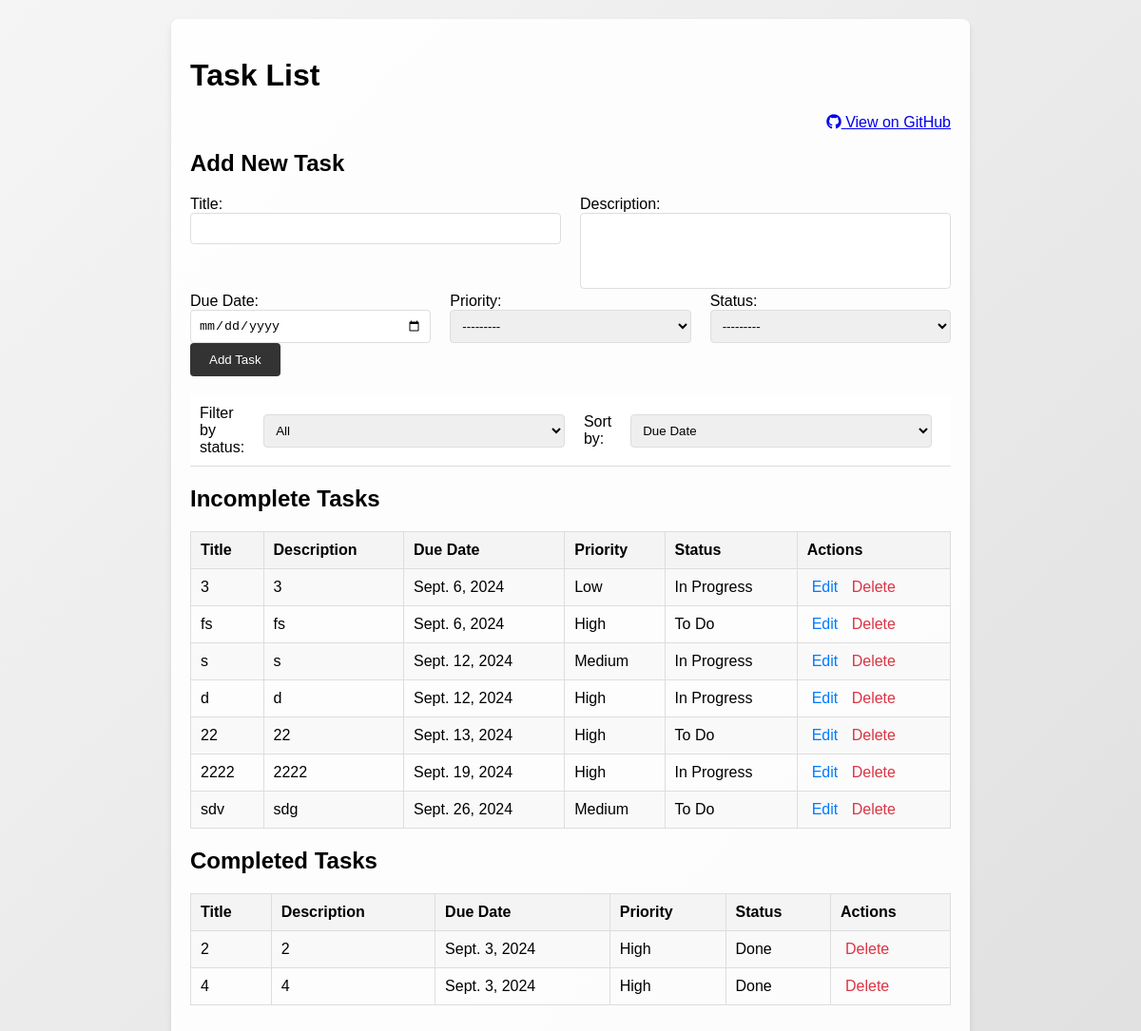
/tasks/, run on the app's committed database.
### tasks/models.py (models this page shows, shortened)
class Task(models.Model):
    STATUS_CHOICES = [
        ('To Do', 'To Do'),
        ('In Progress', 'In Progress'),
        ('Done', 'Done'),
    ]
    PRIORITY_CHOICES = [
        (1, 'High'),
        (2, 'Medium'),
        (3, 'Low'),
    ]
    title = models.CharField(max_length=255)
    description = models.TextField()
    due_date = models.DateField()
    priority = models.IntegerField(choices=PRIORITY_CHOICES)
    status = models.CharField(max_length=20, choices=STATUS_CHOICES)

### tasks/views.py (the view)
# urls.py: path('', views.task_list, name='task_list'),
def task_list(request):
    status_filter = request.GET.get('status')
    sort_by = request.GET.get('sort_by')
    tasks = Task.objects.all()
    if status_filter:
        tasks = tasks.filter(status=status_filter)
    if sort_by == 'priority':
        tasks = tasks.order_by('priority')
    elif sort_by == 'due_date':
        tasks = tasks.order_by('due_date')
    completed_tasks = Task.objects.filter(status='Done', due_date__lt=timezone.now())
    incomplete_tasks = tasks.exclude(id__in=completed_tasks.values_list('id', flat=True))
    if request.method == 'POST':
        form = TaskForm(request.POST)
        if form.is_valid():
            form.save()
            return redirect('task_list')  # Reload the page to see new task
    else:
        form = TaskForm()
    context = {
        'tasks': incomplete_tasks,
        'completed_tasks': completed_tasks,
        'form': form
    }
    return render(request, 'tasks/task_list.html', context)

### tasks/forms.py
class TaskForm(forms.ModelForm):
    class Meta:
        model = Task
        fields = ['title', 'description', 'due_date', 'priority', 'status']
        widgets = {
            'due_date': forms.DateInput(attrs={'type': 'date'}),
        }

### tasks/templates/tasks/task_list.html (shortened to what this page needs)
<!DOCTYPE html>
<html lang="en">
<head>
    {% load static %}
    <link rel="stylesheet" type="text/css" href="{% static 'tasks/styles.css' %}">
    <link rel="stylesheet" href="https://cdnjs.cloudflare.com/ajax/libs/font-awesome/6.0.0-beta3/css/all.min.css">
</head>
<body>
    <div class="background">
        <div class="glass-card">
            <h1>Task List</h1>
            <div class="github-button-container" style="text-align: right;">
                <a href="https://github.com/zeddkhan03/django-tasklist" target="_blank" class="github-button">
                    <i class="fab fa-github"></i> View on GitHub
                </a>
            </div>
            <div class="form-container">
                <h2>Add New Task</h2>
                <form method="POST">
                    <div class="form-group">
                        <div class="input-group">
                            <label for="id_title">Title:</label>
                            {{ form.title }}
                        </div>
                        <div class="input-group">
                            <label for="id_description">Description:</label>
                            {{ form.description }}
                        </div>
                    </div>
                    <div class="form-group">
                        <div class="input-group">
                            <label for="id_due_date">Due Date:</label>
                            {{ form.due_date }}
                        </div>
                        <div class="input-group">
                            <label for="id_priority">Priority:</label>
                            {{ form.priority }}
                        </div>
                        <div class="input-group">
                            <label for="id_status">Status:</label>
                            {{ form.status }}
                        </div>
                    </div>
                    <button type="submit" class="submit-button">Add Task</button>
                </form>
            </div>
            <div class="filter-sort-container">
                <form method="get" action="{% url 'task_list' %}">
                    <div class="filters">
                        <label for="status">Filter by status:</label>
                        <select name="status" id="status" onchange="this.form.submit()">
                            <option value="">All</option>
                        </select>
                        <label>Sort by:</label>
                        <select name="sort_by" onchange="this.form.submit()">
                            <option value="due_date" {% if request.GET.sort_by == 'due_date' %}selected{% endif %}>Due Date</option>
                        </select>
                    </div>
                </form>
            </div>
            <h2>Incomplete Tasks</h2>
            <table>
                <thead>
                    <tr>
                        <th>Title</th>
                        <th>Description</th>
                        <th>Due Date</th>
                        <th>Priority</th>
                        <th>Status</th>
                        <th>Actions</th>
                    </tr>
                </thead>
                <tbody>
                    {% for task in tasks %}
                    <tr>
                        <td>{{ task.title }}</td>
                        <td>{{ task.description }}</td>
                        <td>{{ task.due_date }}</td>
                        <td>{{ task.get_priority_display }}</td>
                        <td>{{ task.get_status_display }}</td>
                        <td>
                            <a href="{% url 'edit_task' task.id %}" class="edit-button">Edit</a>
                            <a href="{% url 'delete_task' task.id %}" class="delete-button"
                                onclick="return confirm('Are you sure?');">Delete</a>
                        </td>
                    </tr>
                    {% empty %}
                    <tr>
                        <td colspan="6">No tasks found.</td>
                    </tr>
                    {% endfor %}
                </tbody>
            </table>
            <h2>Completed Tasks</h2>
            <table>
                <thead>
                    <tr>
                        <th>Title</th>
                        <th>Description</th>
                        <th>Due Date</th>
                        <th>Priority</th>
                        <th>Status</th>
                        <th>Actions</th>
                    </tr>
                </thead>
                <tbody>
                    {% for task in completed_tasks %}
                    <tr>
                        <td>{{ task.title }}</td>
                        <td>{{ task.description }}</td>
                        <td>{{ task.due_date }}</td>
                        <td>{{ task.get_priority_display }}</td>
                        <td>{{ task.get_status_display }}</td>
                        <td>
                            <a href="{% url 'delete_task' task.id %}" class="delete-button"
                                onclick="return confirm('Are you sure?');">Delete</a>
                        </td>
                    </tr>
                    {% empty %}
                    <tr>
                        <td colspan="6">No completed tasks found.</td>
                    </tr>
                    {% endfor %}
                </tbody>
            </table>
        </div>
    </div>
</body>
</html>

### tasks/static/tasks/styles.css (style rules this page uses)
body { font-family: Arial, sans-serif; background: linear-gradient(135deg, #f5f5f5, #e0e0e0); margin: 0; padding: 0; }
.background { display: flex; justify-content: center; align-items: center; min-height: 100vh; padding: 20px; }
.glass-card { background: rgba(255, 255, 255, 0.9); padding: 20px; border-radius: 8px; box-shadow: 0 4px 6px rgba(0, 0, 0, 0.1); width: 100%; max-width: 800px; position: relative; }
.filter-sort-container { position: -webkit-sticky; position: sticky; top: 0; background: white; padding: 10px; border-bottom: 1px solid #ddd; z-index: 1; }
.filters { display: flex; align-items: center; gap: 10px; }
.filters label, .filters select { margin-right: 10px; }
.form-container { margin-bottom: 20px; }
.form-group { display: flex; flex-wrap: wrap; gap: 10px; }
.input-group { flex: 1; margin-right: 10px; }
.input-group:last-child { margin-right: 0; }
.input-group label { display: block; }
input[type="text"], input[type="date"], select { width: 100%; padding: 8px; box-sizing: border-box; border: 1px solid #ddd; border-radius: 4px; }
textarea { width: 100%; height: 80px; padding: 8px; box-sizing: border-box; border: 1px solid #ddd; border-radius: 4px; resize: none; }
.submit-button { background: #333; color: white; border: none; padding: 10px 20px; border-radius: 4px; cursor: pointer; }
.edit-button, .delete-button { color: #007bff; text-decoration: none; padding: 5px; }
.delete-button { color: #dc3545; }
table { width: 100%; border-collapse: collapse; margin-bottom: 20px; }
table th, table td { padding: 10px; border: 1px solid #ddd; text-align: left; }
table th { background: #f4f4f4; }
table tbody tr:nth-child(odd) { background: #f9f9f9; }

### data on the page
Task: title "3", description "3", due_date "Sept. 6, 2024", priority "Low", status "In Progress"
Task: title "fs", description "fs", due_date "Sept. 6, 2024", priority "High", status "To Do"
Task: title "s", description "s", due_date "Sept. 12, 2024", priority "Medium", status "In Progress"
Task: title "d", description "d", due_date "Sept. 12, 2024", priority "High", status "In Progress"
Task: title "22", description "22", due_date "Sept. 13, 2024", priority "High", status "To Do"
Task: title "2222", description "2222", due_date "Sept. 19, 2024", priority "High", status "In Progress"
Task: title "sdv", description "sdg", due_date "Sept. 26, 2024", priority "Medium", status "To Do"
Task: title "2", description "2", due_date "Sept. 3, 2024", priority "High", status "Done"
Task: title "4", description "4", due_date "Sept. 3, 2024", priority "High", status "Done"
